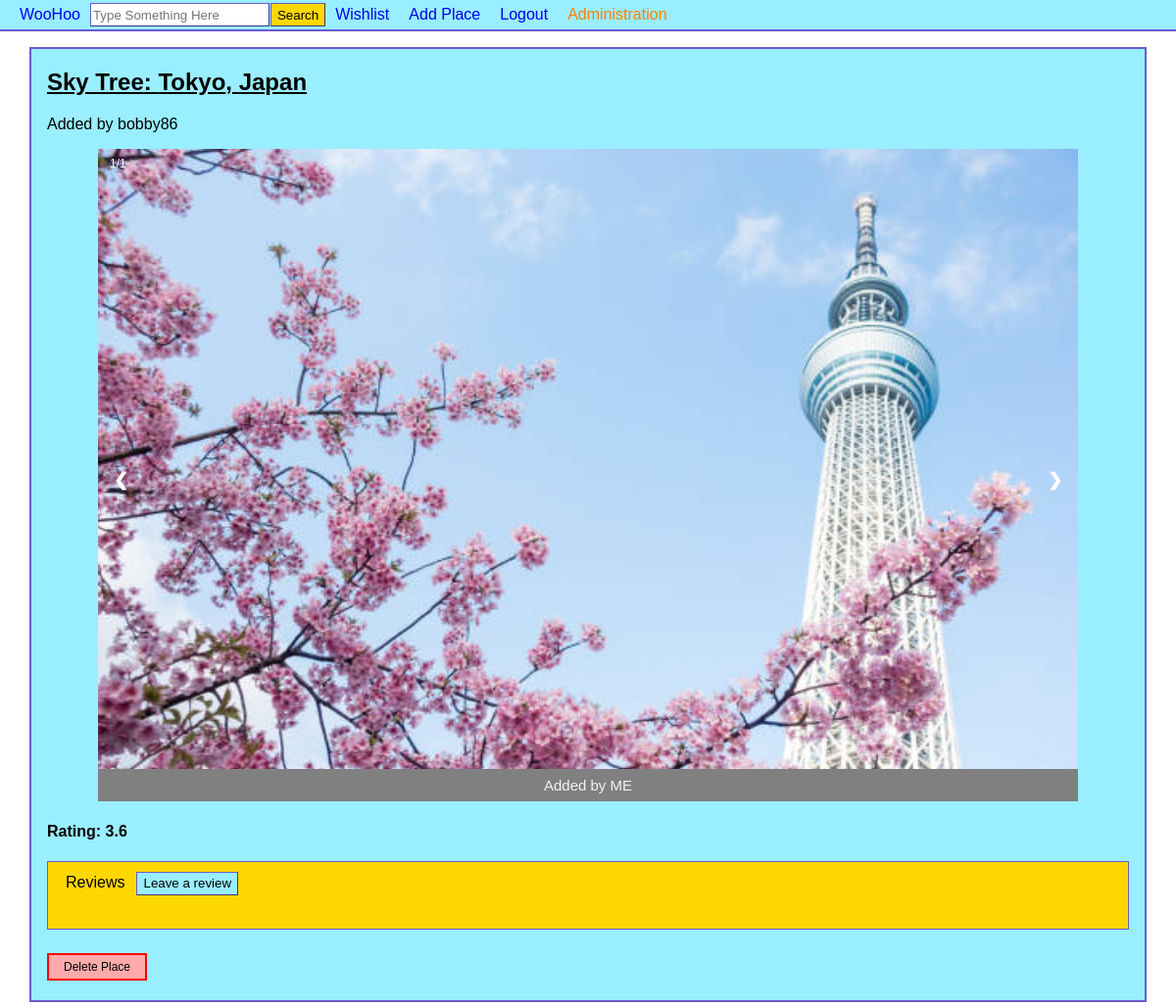
/place.php?place=5 (signed in), run on the app's committed database.
### tables this page shows
CREATE TABLE `users` (
  `userID` int(11) NOT NULL,
  `username` varchar(255) NOT NULL,
  `email` varchar(255) NOT NULL,
  `password` varchar(255) NOT NULL,
  `dateRegistered` date NOT NULL
);

CREATE TABLE `places` (
  `placeID` int(11) NOT NULL,
  `placeName` varchar(255) NOT NULL,
  `city` varchar(255) NOT NULL,
  `country` varchar(255) NOT NULL,
  `description` text DEFAULT NULL,
  `reviewScore` decimal(10,1) DEFAULT NULL,
  `userID` int(11) NOT NULL
);

CREATE TABLE `pictures` (
  `pictureID` int(11) NOT NULL,
  `image` varchar(255) NOT NULL,
  `placeID` int(11) NOT NULL,
  `userID` int(11) NOT NULL
);

### place.php (the view, shortened to what this page needs)
<?php
if(isset($_SESSION["loggedin"])) {
  $user_id = $_SESSION["uid"];
}
require('database.php');
$place = $_GET['place'];
try {
	$placeQ = "SELECT * FROM places WHERE placeID=" . $place;
	$s5 = $db->prepare($placeQ);
	$s5->execute();
	$results = $s5->fetchAll();
	if ($results == null) {
		header('location: place_404.php');
	} else $results = $results[0];
} catch (PDOException $ex) {
	if(!isset($_GET['logout'])) {
		throw $ex;
	}
	echo $ex->getMessage();
}
?>
<!DOCTYPE html>
<html>
<head>
<link rel="stylesheet" href="css/style.css"/>
</head>
<body>
<header>
<?php include('header.php'); ?>
</header>
<div class="center">
<h2 style="text-decoration:underline;"><?php echo $results['placeName']; ?>: <?php echo $results['city']; ?>, <?php echo $results['country']; ?></h2>
<p>
<?php
$poster = $results['userID'];
$userQ = 'SELECT username FROM users WHERE userID='. $poster .' LIMIT 1';
$s1 = $db->prepare($userQ);
$s1->execute();
$username = $s1->fetchAll()[0];
if(!empty($username)){
echo 'Added by '. $username[0];
}
else{
echo 'Added by [Deleted]';
}
?></p>
<div class="slideshow-container">
<?php
$imgQ = "SELECT image, userID FROM pictures WHERE placeID=" . $results['placeID'];
$s2 = $db->prepare($imgQ);
$s2->execute();
$images = $s2->fetchAll();
$numImg = count($images);
$counter=1;
?>
<?php if(!empty($images[0]['image'])) : ?>
<?php
foreach($images as $img): ?>
<div class="mySlides fade">
     <div class="numbertext"><?php echo $counter.'/'.$numImg; ?></div>
     <img src="place_imgs/<?php
     	  $imgPath = $img['image'];
	  echo $imgPath;
	  ?>" alt="interesting" style="width:100%;">
      <div class="text">
      <?php
      $userQ = 'SELECT username FROM users WHERE userID='. $img['userID'] .' LIMIT 1';
      $s2 = $db->prepare($userQ);
      $s2->execute();
      $username = $s2->fetchAll()[0];
      if(!empty($username)){
      echo 'Added by '. $username[0];
      }
      else{
      echo 'Added by [Deleted]';
      }
      ?>
      </div>
</div>
<?php
$counter++;
endforeach;
?>
<a class="prev" onclick="plusSlides(-1)">&#10094;</a>
<a class="next" onclick="plusSlides(1)">&#10095;</a>
<?php endif; ?>
</div>
<div style="display:inline">
	<h4>Rating: <?php
	if(!is_null($results['reviewScore'])){
	echo $results['reviewScore'];
	}
	else{
	echo 'No ratings yet';
	}
	?></h4>
</div>
<?php
$loggedIn = isset($user_id);
?>
<?php include('review.php'); ?>
<?php if($loggedIn && $user_id == 1){ ?>
<div style="display:inline-block;">
<a href="<?php echo 'deletePlace.php?place='.$place; ?>" class="deleteProfile" style="margin-top:2em;">Delete Place</a>
</div>
<?php } ?>
</div>
</body>
</html>

### header.php (shortened to what this page needs)
<?php
if (isset($_SESSION["uid"])) {
	$uid = $_SESSION["uid"];
	$query = "SELECT username FROM users WHERE userID='$uid'";
	$result = $db->prepare($query);
	$result->execute();
	$username = $result->fetch();
}
?>
<?php
$search = "";
$currPageBtnCSS = 'style="background-color:#EEFFFF;"';
?>
<nav>
	<div id="topLevel" class="top_navbar">
	<div style="display:inline" class="top_navbar">
		<ul id="headUL" class="top_navlist" >
			<li id="icon" ><a href="index.php"><span>WooHoo</span></a></li>
			<li id="navSearch" >
				<form method="POST" name="searchBar" action="browse.php">
					<input type="search" name="query" placeholder="Type Something Here"
					value="<?php echo $search;?>"
					/><input style="margin-left: 1px;" type="submit" value="Search" />
				</form>
			</li>
			<?php if(isset($_SESSION["loggedin"])) : ?>
				<li <?php if(str_contains($_SERVER['REQUEST_URI'], 'wishlist.php'))
					echo $currPageBtnCSS; ?>>
				<a href="wishlist.php">Wishlist</a></li>
				<li <?php if(str_contains($_SERVER['REQUEST_URI'], 'addplace.php'))
					echo $currPageBtnCSS; ?>>
				<a href="addplace.php">Add Place</a></li>
				<li class="log" style="float:right";>
					<a href="?logout">Logout</a>
				</li>
				<li class="log" <?php
					if(str_contains($_SERVER['REQUEST_URI'], 'editprofile.php'))
						echo $currPageBtnCSS;
					else
						echo 'style="float:right;"';?>>
					<a href="editprofile.php" class="headUser"><?php echo $username['username'] ?></a>
				</li>
			<?php endif; ?>
		</ul>
	</div>
	</div>
</nav>

### css/style.css (style rules this page uses)
body { margin-top: 0px; margin-left: 0px; margin-right: 0px; }
.center { width: 95%; margin: 1em auto; padding: 1em; padding-top: 0; background-color: #99EEFF; border: 2px solid slateblue; }
#filters ul, li { padding: 0; list-style-type: none; }
.slideshow-container { max-width: 1000px; position: relative; margin: auto; }
.mySlides { display: none; }
.prev, .next { cursor: pointer; position: absolute; top: 50%; width: auto; margin-top: -22px; padding: 16px; color: white; font-weight: bold; font-size: 18px; transition: 0.6s ease; border-radius: 0 3px 3px 0; user-select: none; }
.next { right: 0; border-radius: 3px 0 0 3px; }
.text { color: #f2f2f2; background-color: grey; font-size: 15px; padding: 8px 12px; position: absolute; width: 100%; bottom:0; text-align: center; }
.numbertext { color: #f2f2f2; font-size: 12px; padding: 8px 12px; position: absolute; top: 0; }
.fade { -webkit-animation-name: fade; -webkit-animation-duration: 1.5s; animation-name: fade; animation-duration: 1.5s; }
* { box-sizing: border-box }
body { font-family: Verdana, sans-serif; margin:0 }
img { vertical-align: middle; }
.prev, .next { cursor: pointer; position: absolute; top: 50%; width: auto; padding: 16px; margin-top: -22px; color: white; font-weight: bold; font-size: 18px; transition: 0.6s ease; border-radius: 0 3px 3px 0; user-select: none; }
.deleteProfile { font-size: 12px; color:black; text-decoration: none; background-color: #FFAAAA; border: 2px solid red; padding: 5px 15px 5px 15px; float: right; margin-top: 10px; }

### header.php (style rules this page uses)
#navSearch form input { border: 1.5px outset slateblue; height: 24px; }
#navSearch form input[type="submit"] { cursor: pointer; background-color: rgb(255, 215, 0); }
.headUser { display: block; padding-top: 2.5px; color: rgb(255, 128, 0); }
.top_navbar { background-color: #99EEFF; }
.top_navlist { margin: 0; }
ul.top_navlist { list-style-type: none; overflow: hidden; font-family: sans-serif; padding-left: 10px; display: flex; align-item: center; }
ul.top_navlist li { float: left; vertical-align: middle; // display: flex; // align-item: center; }
ul.top_navlist li a, #logoutBtn { display: block; text-decoration: none; padding: 2.5px 10px 0 10px; font-family: arial; font-size: 1em; }
header { width: 100%; align-items: center; }
#topLevel { padding-bottom: 3px; padding-top: 3px; border-bottom: 2px solid slateblue; }

### data on the page
users: username "Administration"
places: placeName "Sky Tree", city "Tokyo", country "Japan", reviewScore "3.6"
users: username "bobby86"
pictures: image (picture), userID.username "ME"

### other printed values
$text "Reviews"
